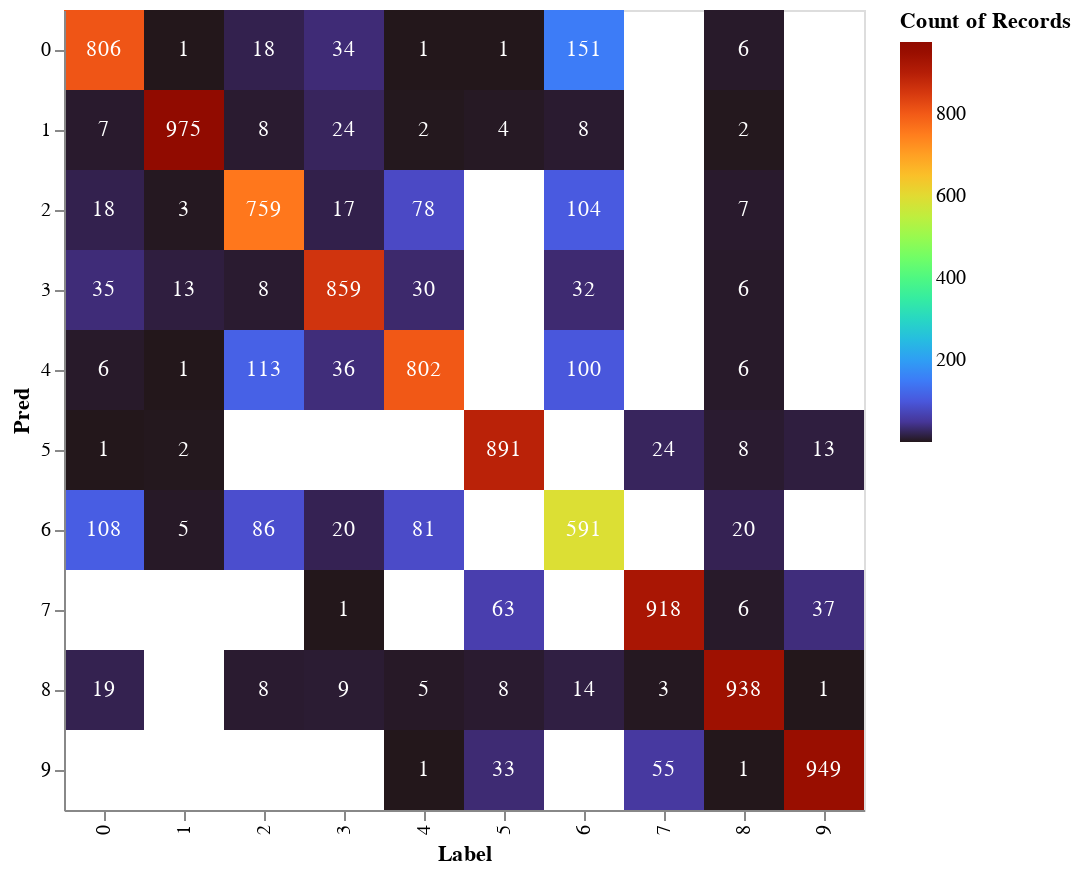

Source (notebook cell):
### Code cell
import altair as alt
alt.data_transformers.enable('default', max_rows=10000)

c = alt.Chart(df).mark_rect().encode(
    x="Label:N",
    y="Pred:N",
    color=alt.Color('count()', scale=alt.Scale(scheme='turbo'))
)

c_text = alt.Chart(df).mark_text(color="white").encode(
    x="Label:N",
    y="Pred:N",
    text="count()"
)

(c+c_text).properties(
    height=400,
    width=400
)

### Figure 1 — Vega-Lite specification as saved in the notebook (floating-point values rounded to 4 significant figures; data arrays with more than 128 entries replaced by an {"elided": "..."} marker saying what was removed)
{"config": {"view": {"continuousWidth": 400, "continuousHeight": 300}}, "layer": [{"mark": "rect", "encoding": {"color": {"type": "quantitative", "aggregate": "count", "scale": {"scheme": "turbo"}}, "x": {"type": "nominal", "field": "Label"}, "y": {"type": "nominal", "field": "Pred"}}}, {"mark": {"type": "text", "color": "white"}, "encoding": {"text": {"type": "quantitative", "aggregate": "count"}, "x": {"type": "nominal", "field": "Label"}, "y": {"type": "nominal", "field": "Pred"}}}], "data": {"name": "data-f65b5f69a3feccae1e4f9f2d6b170af0"}, "height": 400, "width": 400, "$schema": "https://vega.github.io/schema/vega-lite/v4.8.1.json", "datasets": {"data-f65b5f69a3feccae1e4f9f2d6b170af0": {"elided": "10000 records"}}}
